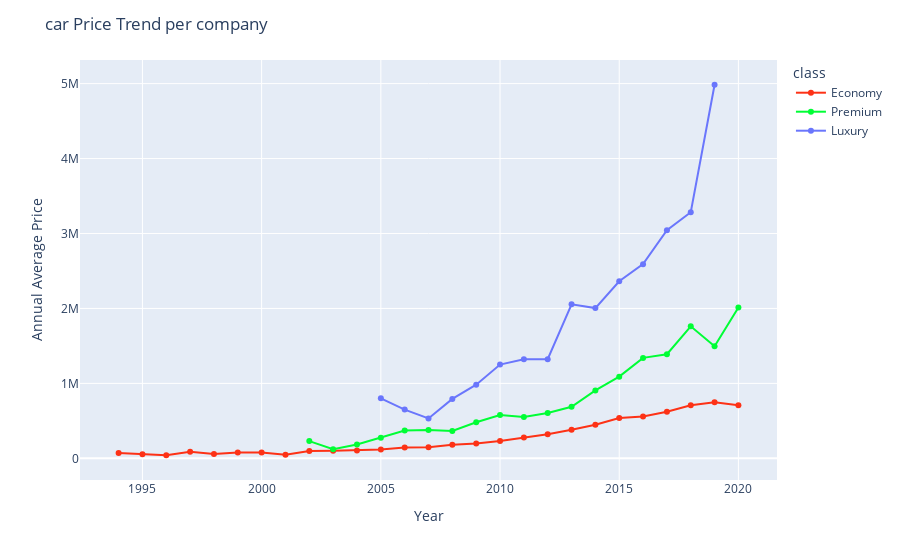

Notebook code for this chart:
### Code cell
price_bycompany = cars.groupby(['year', 'class'])['selling_price'].mean().reset_index(name ='selling_price').round(2)

fig = px.line(price_bycompany
                   ,x='year', y = "selling_price", 
                   color = "class", color_discrete_sequence=px.colors.qualitative.Light24)
fig.update_traces(mode='markers+lines')
fig.update_layout(
    title="car Price Trend per company",
    xaxis_title="Year",
    yaxis_title="Annual Average Price")
fig.show()

### Figure 1 — Plotly figure (JSON) as saved in the notebook; plotly's stock layout.template omitted (floating-point values rounded to 4 significant figures)
{"data": [{"hovertemplate": "class=Economy<br>year=%{x}<br>selling_price=%{y}<extra></extra>", "legendgroup": "Economy", "line": {"color": "#FD3216", "dash": "solid"}, "marker": {"symbol": "circle"}, "mode": "markers+lines", "name": "Economy", "orientation": "v", "showlegend": true, "type": "scatter", "x": ["1994-01-01T00:00:00", "1995-01-01T00:00:00", "1996-01-01T00:00:00", "1997-01-01T00:00:00", "1998-01-01T00:00:00", "1999-01-01T00:00:00", "2000-01-01T00:00:00", "2001-01-01T00:00:00", "2002-01-01T00:00:00", "2003-01-01T00:00:00", "2004-01-01T00:00:00", "2005-01-01T00:00:00", "2006-01-01T00:00:00", "2007-01-01T00:00:00", "2008-01-01T00:00:00", "2009-01-01T00:00:00", "2010-01-01T00:00:00", "2011-01-01T00:00:00", "2012-01-01T00:00:00", "2013-01-01T00:00:00", "2014-01-01T00:00:00", "2015-01-01T00:00:00", "2016-01-01T00:00:00", "2017-01-01T00:00:00", "2018-01-01T00:00:00", "2019-01-01T00:00:00", "2020-01-01T00:00:00"], "xaxis": "x", "y": [72000, 55000, 41000, 86111, 57890.0, 76930.0, 76460.0, 46500, 96780.0, 100400.0, 104700.0, 118400.0, 143200.0, 146500.0, 181600.0, 198300.0, 229900.0, 276900.0, 320300.0, 381600.0, 448900.0, 538100.0, 558800.0, 621900.0, 708200.0, 749200.0, 709600.0], "yaxis": "y"}, {"hovertemplate": "class=Premium<br>year=%{x}<br>selling_price=%{y}<extra></extra>", "legendgroup": "Premium", "line": {"color": "#00FE35", "dash": "solid"}, "marker": {"symbol": "circle"}, "mode": "markers+lines", "name": "Premium", "orientation": "v", "showlegend": true, "type": "scatter", "x": ["2002-01-01T00:00:00", "2003-01-01T00:00:00", "2004-01-01T00:00:00", "2005-01-01T00:00:00", "2006-01-01T00:00:00", "2007-01-01T00:00:00", "2008-01-01T00:00:00", "2009-01-01T00:00:00", "2010-01-01T00:00:00", "2011-01-01T00:00:00", "2012-01-01T00:00:00", "2013-01-01T00:00:00", "2014-01-01T00:00:00", "2015-01-01T00:00:00", "2016-01-01T00:00:00", "2017-01-01T00:00:00", "2018-01-01T00:00:00", "2019-01-01T00:00:00", "2020-01-01T00:00:00"], "xaxis": "x", "y": [229999, 122500, 185000, 273750, 370500, 376900.0, 364600.0, 481900.0, 577300.0, 551650, 604300.0, 687600.0, 905800.0, 1090000.0, 1340000.0, 1389000.0, 1761000.0, 1495000.0, 2012000], "yaxis": "y"}, {"hovertemplate": "class=Luxury<br>year=%{x}<br>selling_price=%{y}<extra></extra>", "legendgroup": "Luxury", "line": {"color": "#6A76FC", "dash": "solid"}, "marker": {"symbol": "circle"}, "mode": "markers+lines", "name": "Luxury", "orientation": "v", "showlegend": true, "type": "scatter", "x": ["2005-01-01T00:00:00", "2006-01-01T00:00:00", "2007-01-01T00:00:00", "2008-01-01T00:00:00", "2009-01-01T00:00:00", "2010-01-01T00:00:00", "2011-01-01T00:00:00", "2012-01-01T00:00:00", "2013-01-01T00:00:00", "2014-01-01T00:00:00", "2015-01-01T00:00:00", "2016-01-01T00:00:00", "2017-01-01T00:00:00", "2018-01-01T00:00:00", "2019-01-01T00:00:00"], "xaxis": "x", "y": [800000, 650000, 532500, 792500, 982000, 1251000.0, 1322500, 1321875, 2055000.0, 2005000, 2362625, 2591000.0, 3043000.0, 3283000.0, 4985000.0], "yaxis": "y"}], "layout": {"legend": {"title": {"text": "class"}, "tracegroupgap": 0}, "margin": {"t": 60}, "title": {"text": "car Price Trend per company"}, "xaxis": {"anchor": "y", "domain": [0, 1], "title": {"text": "Year"}}, "yaxis": {"anchor": "x", "domain": [0, 1], "title": {"text": "Annual Average Price"}}}}
